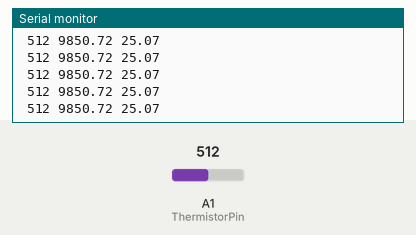
This sketch was run on a simulated Arduino Uno, built with avr-gcc and run on an emulated ATmega328P. Parts: the last lines printed to the serial monitor. The test bench sets the inputs (shaded band); at power-on: A1 (ThermistorPin) = 512.

Above: at 1.2 s.
1.3 s: A1 (ThermistorPin) set to 0
At 1.59 s:
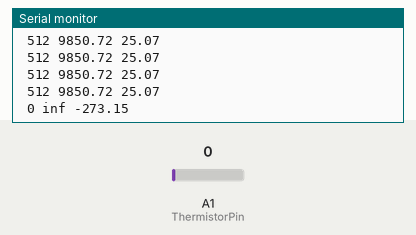
3.3 s: A1 (ThermistorPin) set to 122
At 3.39 s:
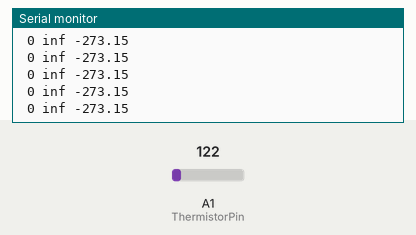

The sketch:

Thermistor.ino
```cpp
/* sensor de temperatura */

void setup() {
Serial.begin(9600);
Serial.println("Thermistor voltage and resistance measurement:");
Serial.println("\n  Vo  Rt  T(C)");
}

void loop() {
  int ThermistorPin = 1;
  int Vo;
  float R = 9870.0;
  float logRt, Rt, T;
  float c1 = 1.009249522e-03, c2 = 2.378405444e-04, c3 = 2.019202697e-07;

  Vo = analogRead(ThermistorPin);
  Rt = R* (1023.0 / float(Vo) - 1.0);
  logRt = log (Rt);
  T = (1.0 / (c1 + c2 * logRt + c3*logRt * logRt* logRt)) -273.15;

  Serial.print(" "); Serial.print(Vo);
  Serial.print(" "); Serial.print(Rt);
  Serial.print(" "); Serial.println(T);
  delay(200);

}
```

Measured:
- after the input at 1.3 s, the serial monitor: prints a new line after 0.13 s (image 1)
